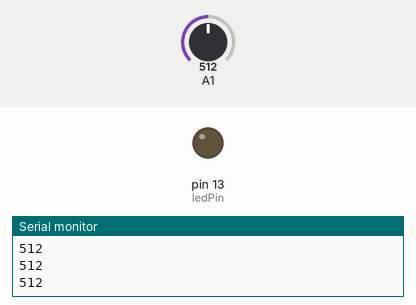
This sketch was run on a simulated Arduino Uno, built with avr-gcc and run on an emulated ATmega328P. Parts: output pins drawn as LEDs (lit = HIGH), the last lines printed to the serial monitor. The test bench sets the inputs (shaded band); at power-on: A1 = 512.

Above: at 1.2 s.
1.3 s: A1 set to 54
2.8 s: A1 set to 46
At 4.0 s:
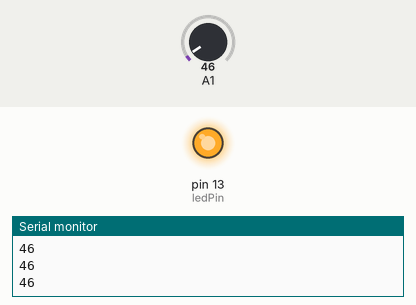
4.3 s: A1 set to 122
At 5.3 s:
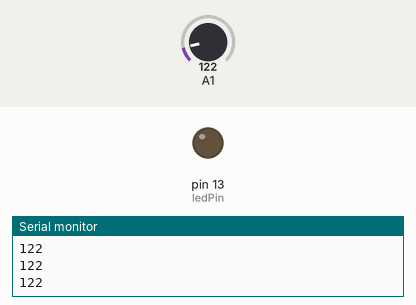
5.8 s: A1 set to 40
At 6.5 s:
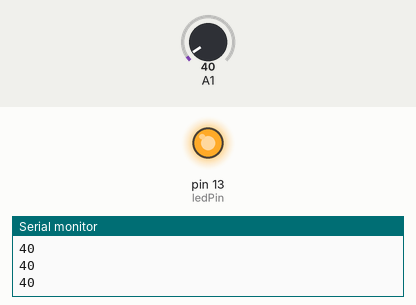
Timing chart, 0 to 8.3 s (numbered marks = the images above; inputs shaded):
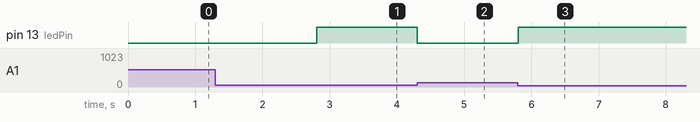

Measured:
- the behaviour switches between 50 and 49 on A1 (found by bisection; images 0 and 1)
- after the input at 2.8 s, pin 13 (ledPin): LOW → HIGH at once
- after the input at 4.3 s, pin 13 (ledPin): HIGH → LOW at once
- after the input at 5.8 s, pin 13 (ledPin): LOW → HIGH at once

The sketch:

sketch_feb25a.ino
```cpp
int ledPin = 13; // используем встроенный светодиод на выводе 13

void setup() {
  pinMode(ledPin, OUTPUT);
  Serial.begin(9600);
}

void loop() {
  // считываем показания с аналогового вывода A0
  int sensorValue = analogRead(A1);
  Serial.println(sensorValue);
  if(sensorValue < 50){
    // Если потемнело, то включаем светодиод
    digitalWrite(ledPin, HIGH);
  }
  else {
    // Если светло, то выключаем светодиод
    digitalWrite(ledPin, LOW);
  }
}
```
